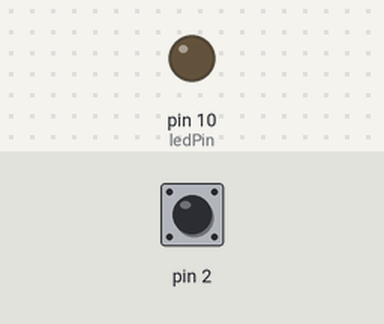
A sketch run on a simulated Arduino Uno, built with avr-gcc and run on an emulated ATmega328P. On the bench: output pins drawn as LEDs (lit = HIGH). The test bench sets the inputs (shaded band); at power-on: pin 2 HIGH.

Above: at 1.2 s.
1.3 s: pin 2 pulled LOW for 0.15 s
At 3.7 s:
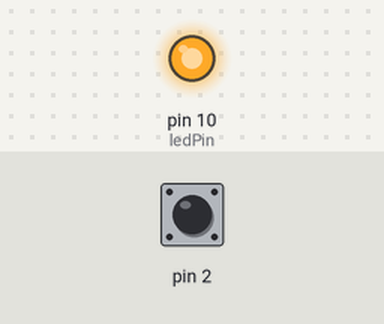
4.3 s: pin 2 pulled LOW for 1 s
At 5.12 s:
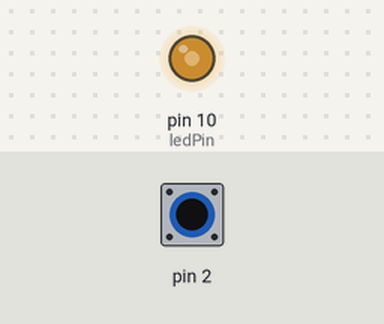
7.4 s: pin 2 pulled LOW for 3.2 s
At 7.91 s:
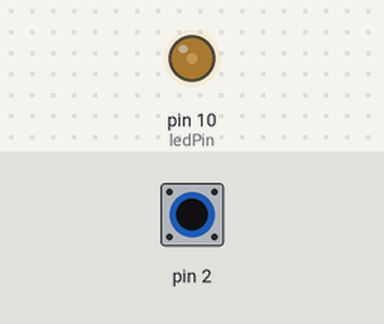
Timing chart, 0 to 10.6 s (numbered marks = the images above; inputs shaded):
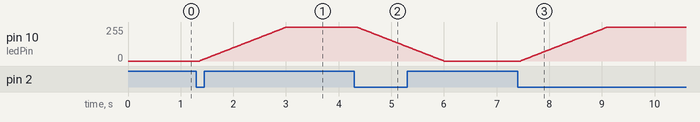

The sketch:

lamp.ino
```cpp
#include <CapacitiveSensor.h>

CapacitiveSensor capSensor = CapacitiveSensor(4,2);
int ledPin = 10;
int ledState = LOW;
int buttonState;
int lastButtonState = HIGH;
int capacitiveCheckPoint = 150;
int brightness = 0;
long lastDebounceTime = 0;
long debounceDelay = 50;

void setup() {
  pinMode(ledPin, OUTPUT);
  capSensor.set_CS_AutocaL_Millis(0xFFFFFFFF);
  Serial.begin(9600);
}

void loop() {
  long total = capSensor.capacitiveSensor(30);
  int reading = toggle(total);

  if (reading != lastButtonState) {
    lastDebounceTime = millis();
  }

  if ((millis() - lastDebounceTime) > debounceDelay) {
    if (reading != buttonState) {
      buttonState = reading;

      if (buttonState == HIGH) {
        ledState = !ledState;
      }
    }
  }

  if (ledState == HIGH) {
    brightness = min(254, ++brightness);
    analogWrite(ledPin, brightness);
  } else {
    brightness = max(0, --brightness);
    analogWrite(ledPin, brightness);
  }
  lastButtonState = reading;
  delay(10);
}

boolean toggle(long value) {
  if (value > capacitiveCheckPoint) {
    return HIGH;
  } else {
    return LOW;
  }
}
```

Measured:
- after the input at 1.3 s, pin 10 (ledPin): moves from 0/255 to 254/255 over 1.6 s, starting after 0.06 s
- after the input at 4.3 s, pin 10 (ledPin): moves from 254/255 to 0/255 over 1.6 s, starting after 0.06 s
- after the input at 7.4 s, pin 10 (ledPin): moves from 0/255 to 254/255 over 1.6 s, starting after 0.06 s
